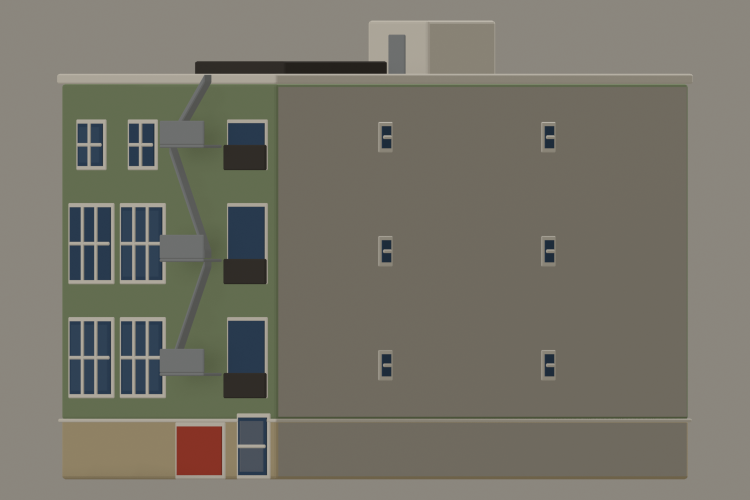
#> input picture artifacts/226-ritch/226-ritch-north.png, 1500 x 1000 px (shown at 1/2 size); its folder holds 3 pictures in this run
$ python make_contact_sheet.py
#> lines starting #> are read from the running program, lines starting #| are printed output that depends on the picture
"""Compose the review renders into 226-ritch-contact-sheet.png."""

from pathlib import Path

from PIL import Image, ImageDraw, ImageFont

HERE = Path(__file__).resolve().parent
BG = (237, 227, 209)
INK = (58, 52, 44)
VIEWS = ["north", "east", "south", "west", "top", "aerial", "aerial-night"]
COLS = 3
PAD = 40
LABEL_H = 56
CELL_W = 460

FONT_CANDIDATES = [
    "/usr/share/fonts/truetype/dejavu/DejaVuSans-Bold.ttf",
    "/System/Library/Fonts/Supplemental/Arial Bold.ttf",
    "/System/Library/Fonts/SFNSDisplay.ttf",
    "/Library/Fonts/Arial Bold.ttf",
]


def load_font(size=34):
#> called with size = 34
    for path in FONT_CANDIDATES:
        if Path(path).exists():
            try:
                return ImageFont.truetype(path, size)
            except OSError:
                continue
    return ImageFont.load_default()


def load(view):
#> called with view = 'north'
    img = Image.open(HERE / f"226-ritch-{view}.png").convert("RGB")
    w = CELL_W
    h = round(img.height * w / img.width)
#> h = 307
    return img.resize((w, h), Image.LANCZOS)
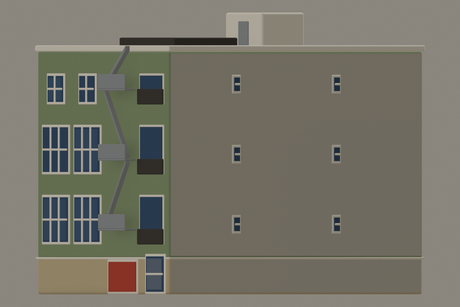
#> returned value: PIL image 460x307 RGB; mean R, G, B 117.4, 114.5, 103.3


def main():
    font = load_font()
    tiles = [load(v) for v in VIEWS]
#> call 2 of load, with view = 'east'
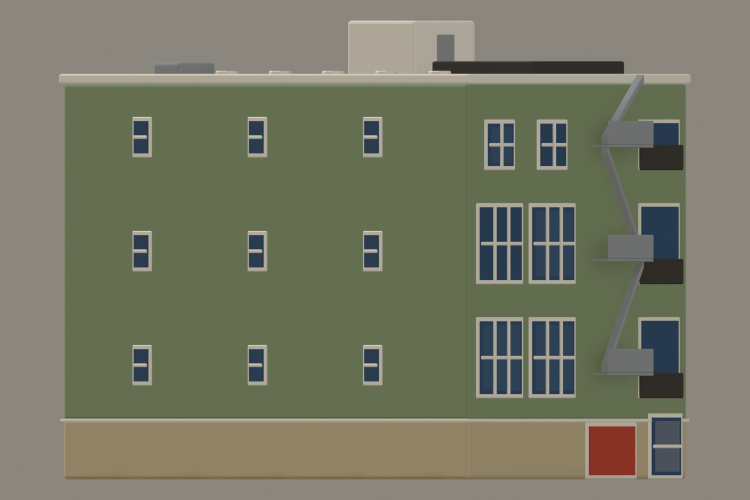
#> input picture artifacts/226-ritch/226-ritch-east.png, 1500 x 1000 px (shown at 1/2 size)
#> in load (call 2), `return img.resize((w, h), Image.LANCZOS)`:
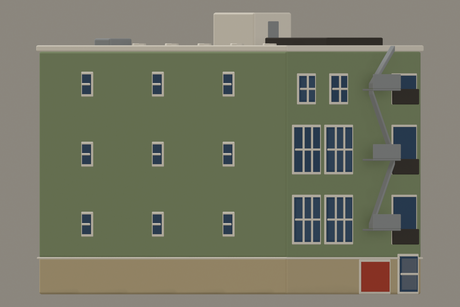
#> returned value: PIL image 460x307 RGB; mean R, G, B 116.7, 118.6, 99.9
    rows = [tiles[i : i + COLS] for i in range(0, len(tiles), COLS)]
    row_h = [LABEL_H + max(t.height for t in r) for r in rows]
    width = PAD + COLS * (CELL_W + PAD)
    height = PAD + sum(h + PAD for h in row_h)
    sheet = Image.new("RGB", (width, height), BG)
    draw = ImageDraw.Draw(sheet)

    y = PAD
    for ri, row in enumerate(rows):
        for ci, tile in enumerate(row):
            cx = PAD + ci * (CELL_W + PAD) + CELL_W // 2
            label = VIEWS[ri * COLS + ci].upper()
            draw.text((cx, y + LABEL_H // 2), label, font=font, fill=INK, anchor="mm")
            sheet.paste(tile, (cx - tile.width // 2, y + LABEL_H))
        y += row_h[ri] + PAD

    out = HERE / "226-ritch-contact-sheet.png"
    sheet.save(out)
    print(f"[contact-sheet] {out}")


if __name__ == "__main__":
#> (the run stopped early here; a loop or call above may not have finished)
